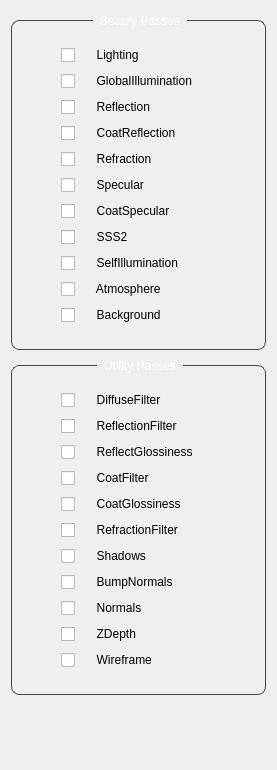
<?xml version="1.0" encoding="UTF-8"?>
<ui version="4.0">
 <class>wg_aov</class>
 <widget class="QWidget" name="wg_aov">
  <property name="geometry">
   <rect>
    <x>0</x>
    <y>0</y>
    <width>277</width>
    <height>770</height>
   </rect>
  </property>
  <property name="windowTitle">
   <string>AOVs</string>
  </property>
  <layout class="QVBoxLayout" name="verticalLayout_2">
   <item>
    <layout class="QVBoxLayout" name="verticalLayout" stretch="0,0,1">
     <property name="bottomMargin">
      <number>20</number>
     </property>
     <item>
      <widget class="QGroupBox" name="groupBox">
       <property name="styleSheet">
        <string notr="true">QGroupBox{
	border: 1px solid rgb(70, 70, 70);
    border-radius: 8px;
	margin-top: 9px;
}

QGroupBox:title{
	color: white;
	subcontrol-position: top center;
	padding: 0 5px;
	margin-top: -12px;
}

QGroupBox:title:disabled{
	color: gray;
	subcontrol-position: top center;
	padding: 0 5px;
	margin-top: -12px;
}</string>
       </property>
       <property name="title">
        <string>Beauty Passes</string>
       </property>
       <layout class="QVBoxLayout" name="verticalLayout_4">
        <item>
         <layout class="QVBoxLayout" name="verticalLayout_3">
          <property name="leftMargin">
           <number>40</number>
          </property>
          <property name="topMargin">
           <number>15</number>
          </property>
          <property name="rightMargin">
           <number>10</number>
          </property>
          <property name="bottomMargin">
           <number>15</number>
          </property>
          <item>
           <widget class="QCheckBox" name="cBox_Lighting">
            <property name="styleSheet">
             <string notr="true"/>
            </property>
            <property name="text">
             <string>     Lighting</string>
            </property>
           </widget>
          </item>
          <item>
           <widget class="QCheckBox" name="cBox_GlobalIllumination">
            <property name="text">
             <string>     GlobalIllumination</string>
            </property>
           </widget>
          </item>
          <item>
           <widget class="QCheckBox" name="cBox_Reflection">
            <property name="text">
             <string>     Reflection</string>
            </property>
           </widget>
          </item>
          <item>
           <widget class="QCheckBox" name="cBox_CoatReflection">
            <property name="text">
             <string>     CoatReflection</string>
            </property>
           </widget>
          </item>
          <item>
           <widget class="QCheckBox" name="cBox_Refraction">
            <property name="text">
             <string>     Refraction</string>
            </property>
           </widget>
          </item>
          <item>
           <widget class="QCheckBox" name="cBox_Specular">
            <property name="text">
             <string>     Specular</string>
            </property>
           </widget>
          </item>
          <item>
           <widget class="QCheckBox" name="cBox_CoatSpecular">
            <property name="text">
             <string>     CoatSpecular</string>
            </property>
           </widget>
          </item>
          <item>
           <widget class="QCheckBox" name="cBox_SSS2">
            <property name="text">
             <string>     SSS2</string>
            </property>
           </widget>
          </item>
          <item>
           <widget class="QCheckBox" name="cBox_SelfIllumination">
            <property name="text">
             <string>     SelfIllumination</string>
            </property>
           </widget>
          </item>
          <item>
           <widget class="QCheckBox" name="cBox_Atmosphere">
            <property name="text">
             <string>     Atmosphere</string>
            </property>
           </widget>
          </item>
          <item>
           <widget class="QCheckBox" name="cBox_Background">
            <property name="text">
             <string>     Background</string>
            </property>
           </widget>
          </item>
         </layout>
        </item>
       </layout>
      </widget>
     </item>
     <item>
      <widget class="QGroupBox" name="groupBox_2">
       <property name="styleSheet">
        <string notr="true">QGroupBox{
	border: 1px solid rgb(70, 70, 70);
    border-radius: 8px;
	margin-top: 9px;
}

QGroupBox:title{
	color: white;
	subcontrol-position: top center;
	padding: 0 5px;
	margin-top: -12px;
}

QGroupBox:title:disabled{
	color: gray;
	subcontrol-position: top center;
	padding: 0 5px;
	margin-top: -12px;
}</string>
       </property>
       <property name="title">
        <string>Utility Passes</string>
       </property>
       <layout class="QVBoxLayout" name="verticalLayout_6">
        <item>
         <layout class="QVBoxLayout" name="verticalLayout_5">
          <property name="leftMargin">
           <number>40</number>
          </property>
          <property name="topMargin">
           <number>15</number>
          </property>
          <property name="bottomMargin">
           <number>15</number>
          </property>
          <item>
           <widget class="QCheckBox" name="cBox_DiffuseFilter">
            <property name="text">
             <string>     DiffuseFilter</string>
            </property>
           </widget>
          </item>
          <item>
           <widget class="QCheckBox" name="cBox_ReflectionFilter">
            <property name="text">
             <string>     ReflectionFilter</string>
            </property>
           </widget>
          </item>
          <item>
           <widget class="QCheckBox" name="cBox_ReflectGlossiness">
            <property name="text">
             <string>     ReflectGlossiness</string>
            </property>
           </widget>
          </item>
          <item>
           <widget class="QCheckBox" name="cBox_CoatFilter">
            <property name="text">
             <string>     CoatFilter</string>
            </property>
           </widget>
          </item>
          <item>
           <widget class="QCheckBox" name="cBox_CoatGlossiness">
            <property name="text">
             <string>     CoatGlossiness</string>
            </property>
           </widget>
          </item>
          <item>
           <widget class="QCheckBox" name="cBox_RefractionFilter">
            <property name="text">
             <string>     RefractionFilter</string>
            </property>
           </widget>
          </item>
          <item>
           <widget class="QCheckBox" name="cBox_Shadows">
            <property name="text">
             <string>     Shadows</string>
            </property>
           </widget>
          </item>
          <item>
           <widget class="QCheckBox" name="cBox_BumpNormals">
            <property name="text">
             <string>     BumpNormals</string>
            </property>
           </widget>
          </item>
          <item>
           <widget class="QCheckBox" name="cBox_Normals">
            <property name="text">
             <string>     Normals</string>
            </property>
           </widget>
          </item>
          <item>
           <widget class="QCheckBox" name="cBox_ZDepth">
            <property name="text">
             <string>     ZDepth</string>
            </property>
           </widget>
          </item>
          <item>
           <widget class="QCheckBox" name="cBox_Wireframe">
            <property name="text">
             <string>     Wireframe</string>
            </property>
           </widget>
          </item>
         </layout>
        </item>
       </layout>
      </widget>
     </item>
     <item>
      <spacer name="horizontalSpacer">
       <property name="orientation">
        <enum>Qt::Horizontal</enum>
       </property>
       <property name="sizeHint" stdset="0">
        <size>
         <width>40</width>
         <height>20</height>
        </size>
       </property>
      </spacer>
     </item>
    </layout>
   </item>
  </layout>
 </widget>
 <resources/>
 <connections/>
</ui>
